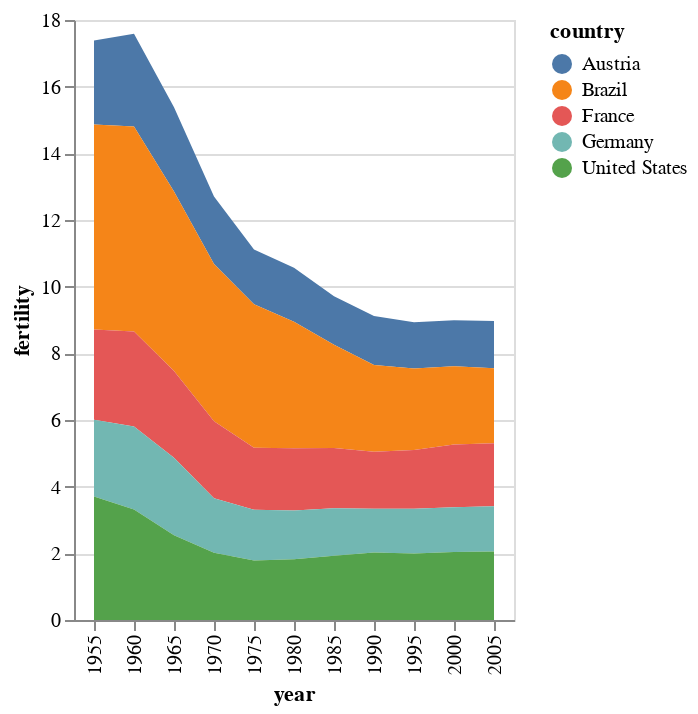

Notebook cell for this chart:
### Markdown cell above
In Vega-Altair (unlike Python Seaborn), when we move from a line mark with `mark_line()` to an area mark with `mark_area()` with multiple categories, the default is to create a *stacked* chart, which doesn't make sense for this particular dataset.

### Code cell
alt.Chart(data_5countries).mark_area(tooltip=True).encode(
    x = 'year:O',
    y = 'fertility:Q',
    color = 'country:N'
)

### Figure 1 — Vega-Lite specification as saved in the notebook (floating-point values rounded to 4 significant figures)
{"config": {"view": {"continuousWidth": 300, "continuousHeight": 300}}, "data": {"name": "data-750f4cb9221233bad57566c6251b2243"}, "mark": {"type": "area", "tooltip": true}, "encoding": {"color": {"field": "country", "type": "nominal"}, "x": {"field": "year", "type": "ordinal"}, "y": {"field": "fertility", "type": "quantitative"}}, "$schema": "https://vega.github.io/schema/vega-lite/v5.20.1.json", "datasets": {"data-750f4cb9221233bad57566c6251b2243": [{"year": 1955, "country": "Austria", "cluster": 1, "pop": 6946885, "life_expect": 67.48, "fertility": 2.52}, {"year": 1960, "country": "Austria", "cluster": 1, "pop": 7047437, "life_expect": 69.54, "fertility": 2.78}, {"year": 1965, "country": "Austria", "cluster": 1, "pop": 7270889, "life_expect": 70.14, "fertility": 2.53}, {"year": 1970, "country": "Austria", "cluster": 1, "pop": 7467086, "life_expect": 70.63, "fertility": 2.02}, {"year": 1975, "country": "Austria", "cluster": 1, "pop": 7578903, "life_expect": 72.17, "fertility": 1.64}, {"year": 1980, "country": "Austria", "cluster": 1, "pop": 7549433, "life_expect": 73.18, "fertility": 1.62}, {"year": 1985, "country": "Austria", "cluster": 1, "pop": 7559776, "life_expect": 74.94, "fertility": 1.45}, {"year": 1990, "country": "Austria", "cluster": 1, "pop": 7722953, "life_expect": 76.04, "fertility": 1.47}, {"year": 1995, "country": "Austria", "cluster": 1, "pop": 8047433, "life_expect": 77.51, "fertility": 1.388}, {"year": 2000, "country": "Austria", "cluster": 1, "pop": 8113413, "life_expect": 78.98, "fertility": 1.382}, {"year": 2005, "country": "Austria", "cluster": 1, "pop": 8184691, "life_expect": 79.83, "fertility": 1.42}, {"year": 1955, "country": "Brazil", "cluster": 3, "pop": 61773546, "life_expect": 53.28, "fertility": 6.15}, {"year": 1960, "country": "Brazil", "cluster": 3, "pop": 71694810, "life_expect": 55.66, "fertility": 6.15}, {"year": 1965, "country": "Brazil", "cluster": 3, "pop": 83092908, "life_expect": 57.63, "fertility": 5.38}, {"year": 1970, "country": "Brazil", "cluster": 3, "pop": 95684297, "life_expect": 59.5, "fertility": 4.718}, {"year": 1975, "country": "Brazil", "cluster": 3, "pop": 108823732, "life_expect": 61.49, "fertility": 4.305}, {"year": 1980, "country": "Brazil", "cluster": 3, "pop": 122958132, "life_expect": 63.34, "fertility": 3.8}, {"year": 1985, "country": "Brazil", "cluster": 3, "pop": 137302933, "life_expect": 65.2, "fertility": 3.1}, {"year": 1990, "country": "Brazil", "cluster": 3, "pop": 151083809, "life_expect": 67.06, "fertility": 2.6}, {"year": 1995, "country": "Brazil", "cluster": 3, "pop": 163542501, "life_expect": 69.39, "fertility": 2.45}, {"year": 2000, "country": "Brazil", "cluster": 3, "pop": 175552771, "life_expect": 71.01, "fertility": 2.345}, {"year": 2005, "country": "Brazil", "cluster": 3, "pop": 186112794, "life_expect": 72.39, "fertility": 2.245}, {"year": 1955, "country": "France", "cluster": 1, "pop": 43427669, "life_expect": 68.93, "fertility": 2.712}, {"year": 1960, "country": "France", "cluster": 1, "pop": 45670000, "life_expect": 70.51, "fertility": 2.85}, {"year": 1965, "country": "France", "cluster": 1, "pop": 48763000, "life_expect": 71.55, "fertility": 2.607}, {"year": 1970, "country": "France", "cluster": 1, "pop": 50787000, "life_expect": 72.38, "fertility": 2.31}, {"year": 1975, "country": "France", "cluster": 1, "pop": 52758427, "life_expect": 73.83, "fertility": 1.862}, {"year": 1980, "country": "France", "cluster": 1, "pop": 53869743, "life_expect": 74.89, "fertility": 1.866}, {"year": 1985, "country": "France", "cluster": 1, "pop": 55171224, "life_expect": 76.34, "fertility": 1.805}, {"year": 1990, "country": "France", "cluster": 1, "pop": 56735161, "life_expect": 77.46, "fertility": 1.713}, {"year": 1995, "country": "France", "cluster": 1, "pop": 58149727, "life_expect": 78.64, "fertility": 1.762}, {"year": 2000, "country": "France", "cluster": 1, "pop": 59381628, "life_expect": 79.59, "fertility": 1.883}, {"year": 2005, "country": "France", "cluster": 1, "pop": 60656178, "life_expect": 80.66, "fertility": 1.892}, {"year": 1955, "country": "Germany", "cluster": 1, "pop": 70195612, "life_expect": 69.1, "fertility": 2.3}, {"year": 1960, "country": "Germany", "cluster": 1, "pop": 72480869, "life_expect": 70.3, "fertility": 2.49}, {"year": 1965, "country": "Germany", "cluster": 1, "pop": 75638851, "life_expect": 70.8, "fertility": 2.32}, {"year": 1970, "country": "Germany", "cluster": 1, "pop": 77783164, "life_expect": 71.0, "fertility": 1.64}, {"year": 1975, "country": "Germany", "cluster": 1, "pop": 78682325, "life_expect": 72.5, "fertility": 1.52}, {"year": 1980, "country": "Germany", "cluster": 1, "pop": 78297904, "life_expect": 73.8, "fertility": 1.46}, {"year": 1985, "country": "Germany", "cluster": 1, "pop": 77684907, "life_expect": 74.85, "fertility": 1.43}, {"year": 1990, "country": "Germany", "cluster": 1, "pop": 79380394, "life_expect": 76.07, "fertility": 1.31}, {"year": 1995, "country": "Germany", "cluster": 1, "pop": 81653702, "life_expect": 77.34, "fertility": 1.34}, {"year": 2000, "country": "Germany", "cluster": 1, "pop": 82187909, "life_expect": 78.67, "fertility": 1.346}, {"year": 2005, "country": "Germany", "cluster": 1, "pop": 82431390, "life_expect": 79.41, "fertility": 1.36}, {"year": 1955, "country": "United States", "cluster": 3, "pop": 165931000, "life_expect": 69.49, "fertility": 3.706}, {"year": 1960, "country": "United States", "cluster": 3, "pop": 180671000, "life_expect": 70.21, "fertility": 3.314}, {"year": 1965, "country": "United States", "cluster": 3, "pop": 194303000, "life_expect": 70.76, "fertility": 2.545}, {"year": 1970, "country": "United States", "cluster": 3, "pop": 205052000, "life_expect": 71.34, "fertility": 2.016}, {"year": 1975, "country": "United States", "cluster": 3, "pop": 215973000, "life_expect": 73.38, "fertility": 1.788}, {"year": 1980, "country": "United States", "cluster": 3, "pop": 227726463, "life_expect": 74.65, "fertility": 1.825}, {"year": 1985, "country": "United States", "cluster": 3, "pop": 238466283, "life_expect": 75.02, "fertility": 1.924}, {"year": 1990, "country": "United States", "cluster": 3, "pop": 250131894, "life_expect": 76.09, "fertility": 2.025}, {"year": 1995, "country": "United States", "cluster": 3, "pop": 266557091, "life_expect": 76.81, "fertility": 1.994}, {"year": 2000, "country": "United States", "cluster": 3, "pop": 282338631, "life_expect": 77.31, "fertility": 2.038}, {"year": 2005, "country": "United States", "cluster": 3, "pop": 295734134, "life_expect": 78.24, "fertility": 2.054}]}}
